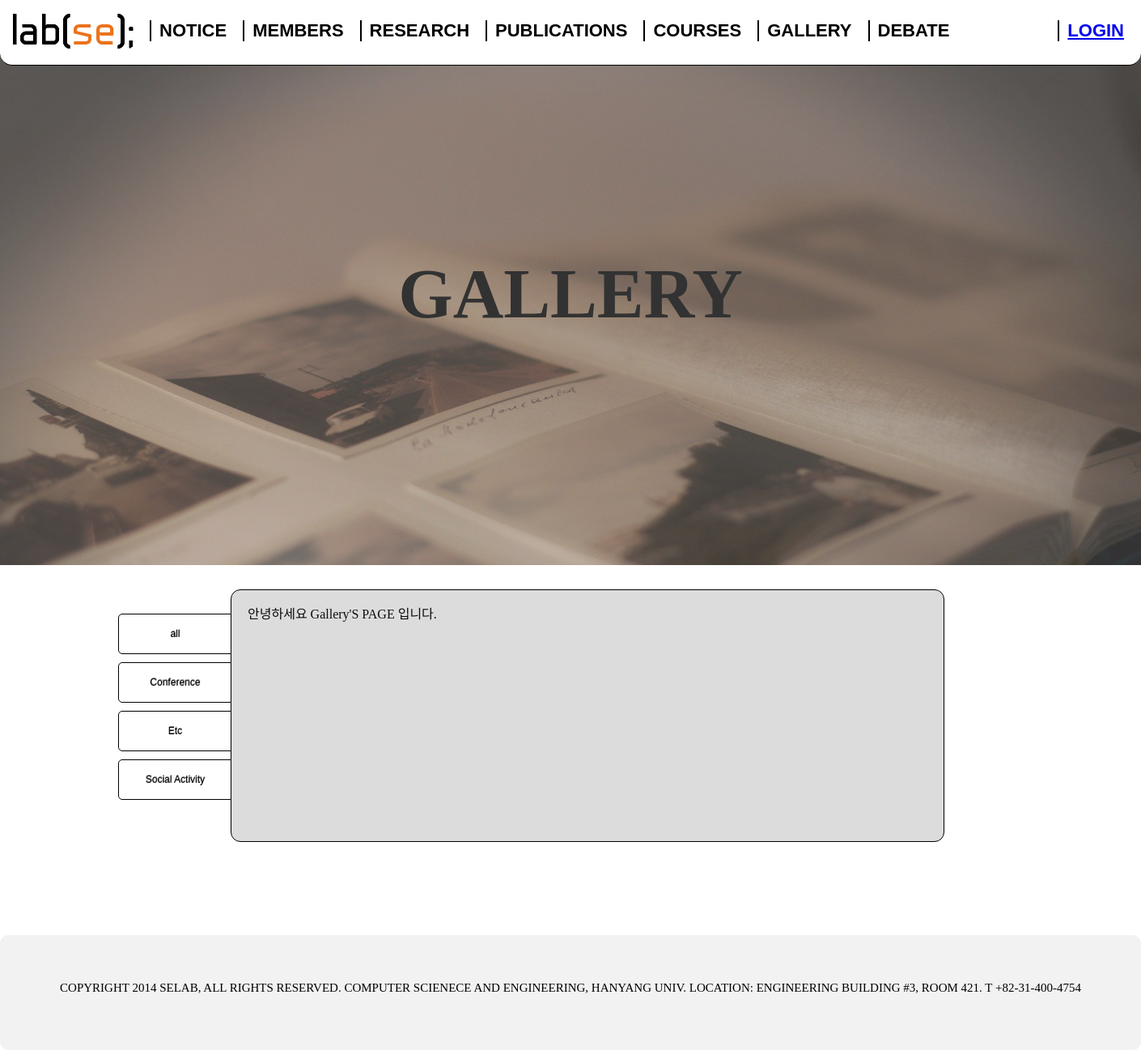
/gallery/gallery.php, run on the app's committed database.
### tables this page shows
CREATE TABLE Gallery_type (
    Type Varchar(30) not null,
    CONSTRAINT PK_Gallery_type PRIMARY KEY(Type)
);

### gallery/gallery.php (the view, shortened to what this page needs)
<!DOCTYPE html>
<html>
<head>
	<link rel="stylesheet" type="text/css" href="css/gallery.css" />
	<link rel="stylesheet" type="text/css" href="../resource/css/common.css" />
</head>
<body>
  <?php
  include "../resource/nav.php";
  $conn = connect();
?>
<main role="main">
 <div class="contents">
  <div class="main_section">
   <h1>GALLERY</h1>
</div>
<div class="tab_class">
    <div id="tab">
        <?php
        $stmt = $conn->prepare("SELECT type FROM gallery_type");
        $stmt->execute();
        $result = $stmt->fetchAll();
        foreach ($result as $key => $value) { ?>
            <button class="Gallerys_BUTTON" id="<?=$value['type']?>" onclick="Button_Tree('<?=$value["type"]?>_DIV','<?=$value["type"]?>')"><?=$value['type']?></button><br>
        <?php } ?>
    </div>
    <div class="mainbody" id="START">
        <p>안녕하세요 Gallery'S PAGE 입니다.</p>
    </div>
</div>
</div>
</main>
<?php
include "../resource/footer.php";
?>
</body>
</html>

### gallery/css/gallery.css (style rules this page uses)
.main_section { background-image: url('../../resource/images/gallery.jpg'); background-size: cover; }

### resource/css/common.css (style rules this page uses)
html,body { background: white; width: 100%; margin: 0; }
main { padding-bottom: 100px; }
.main_section { line-height: 610px; width: 100%; height: 640px; text-align: center; vertical-align: middle; opacity: 0.8; margin-top : -70px; }
.main_section h1 { font-size: 65pt; color: black; opacity : 1; }
.mainbody { border : 1px solid black; border-radius : 12px; background-color : #dcdcdc; margin-left : 20%; color : #0d0d0d; width : 60%; min-height: 300px; margin-top : 30px; padding-left : 20px; padding-right : 20px; padding-bottom : 10px; }
#tab { margin-top : 20px; float : left; margin-left : 10.1%; }
#tab button { width : 140px; height : 50px; padding : 10px; float : right; background-color : skyblue; color : black; margin-top: 10px; text-align : center; text-shadow : 0.5px -1px gray; font-size : 12px; border : 1px solid black; border-top-left-radius : 5px; border-bottom-left-radius : 5px; cursor : pointer; }
.tab_class { width : 1400px; margin-left : auto; margin-right : auto; }

### data on the page
gallery_type: Type "all"
gallery_type: Type "Conference"
gallery_type: Type "Etc"
gallery_type: Type "Social Activity"
